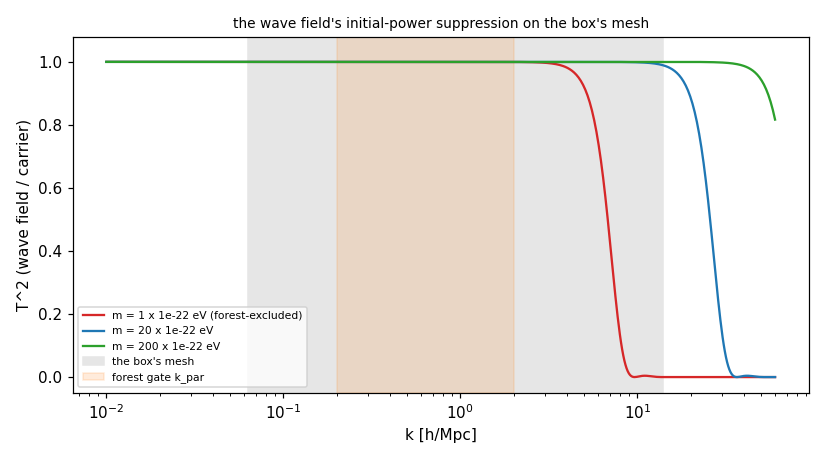

Python code for this plot:
#!/usr/bin/env python3
# -*- coding: utf-8 -*-
r"""
L382 -- THE FUZZY WAVE FIELD IN THE PARTICLE-MESH BOX: can the record's box tell a wave field (fuzzy dark matter) from the
collisionless carrier at the boson masses the Lyman-alpha forest still allows?

WHY.  L374: the minimal condensate cannot pass through itself at a stream crossing, while a linear wave field
  (Schroedinger-Poisson; fuzzy dark matter) with the same dispersion tracks the collisionless answer.  The next question is
  what the wave field does in the record's particle-mesh box (L366-L378, L373: 100 Mpc/h, 256^3 mesh, 0.39 Mpc/h cells).
  A wave field differs from collisionless dust in two ways only: (a) its initial power is suppressed below its Jeans scale
  (Hu, Barkana & Gruzinov 2000: T(k) = cos(x^3) / (1 + x^8), x = 1.61 m22^(1/18) k / k_J,eq, k_J,eq = 9 m22^(1/2) Mpc^-1,
  m22 = m / 1e-22 eV); (b) below its de Broglie length it interferes and forms solitonic cores.  Above its de Broglie length
  it moves as collisionless dust (L374's positive control), so on the mesh everything else is the box as it stands.  The
  forest bounds the boson mass from below: m >~ 2e-21 eV (Irsic et al. 2017), m >~ 2e-20 eV (Rogers & Peiris 2021).

METHOD.  On the box's own mesh (its |k| grid, its CLASS linear spectrum at z_i = 49, L362's P_lin): the wave field's change
  to the box's initial conditions -- total density variance, sigma_8, rms displacement, each |k| shell, and the one-
  dimensional power along a mesh axis on the forest gate's k_par = 0.2-2 h/Mpc -- at m22 = 1 (forest-excluded), 20 and 200
  (the two forest bounds).  The box's evolution is the same code from those initial conditions.  Sub-mesh: de Broglie
  lengths at galaxy / group / cluster speeds and solitonic core radii (Schive et al. 2014: r_c ~ 1.6 kpc / m22 x
  (M_h / 1e9 Msun)^(-1/3)) against the mesh cell and Harvey's 100 kpc aperture.
PRE-DECLARED (before any run).  H: at the forest-allowed masses (m22 = 20, 200) the wave field changes the box's initial
  total variance, sigma_8 and rms displacement by < 1% and every mesh shell and the forest-range 1D power by < 2%, and its
  sub-mesh scales (de Broglie length at group/cluster speeds, solitonic cores of 1e14-1e15 Msun halos) are < 1% of
  Harvey's aperture -- so the box and its gates cannot tell the wave field from the carrier, and L373's verdict is the wave
  field's.  Reported: at m22 = 1 the box sees it.
CHECKS
  C1 IDENTITY: the transfer is Hu-Barkana-Gruzinov's -- T(k -> 0) = 1 and the half-mode scale goes as m^(4/9) (fitted exponent
     within 0.002), with k_1/2(m22 = 1) = 4.5-4.7 Mpc^-1.
  C2 CONTROL: P_lin on the unique |k| of the mesh reproduces direct evaluation at 200 random mesh points (1e-12).
  C3 LIMIT: at m22 = 1e6 the box's initial variance changes by < 1e-8 (the collisionless limit).
  R1 = H.   W (reported) the full table and the sub-mesh scales.
MUTATE=1 sets the "allowed" masses to m22 = 0.01 (1e-24 eV): the box sees the wave field and R1 flips.
Run from the repository root:  python3 real_research/condensate_dust_2026/L382_fuzzy_field_in_the_box.py
"""
import os, sys, json, math, time
import numpy as np

HERE = os.path.dirname(os.path.abspath(__file__)); REPO = os.path.abspath(os.path.join(HERE, "..", ".."))
sys.path.insert(0, os.path.join(REPO, "real_research", "dark_sector_2026"))
import L366_triggered_carrier_cluster_retention as L6          # noqa: E402  (the box's constants and L362's Sim / P_lin)

MUTATE = os.environ.get("MUTATE", "0") == "1"
SLUG = "L382_fuzzy_field_in_the_box" + ("_MUTATE" if MUTATE else "")
T0 = time.time()
P = lambda *a: print(*a, flush=True)
CH, OUT = [], {"lane": "L382", "mutate": MUTATE, "checks": {}, "numbers": {}}
EXPECT_BLIND = True                                                # H, set before any run
L2, h, ZI, LBOX, NG, NP = L6.L2, L6.h, L6.ZI, L6.LBOX, L6.NG, L6.NP
M_EXCL, M_ALLOWED = 1.0, ((0.01, 0.01) if MUTATE else (20.0, 200.0))
HBAR_EVS, C_KMS, KPC_M, MSUN_EV = 6.582119569e-16, 299792.458, 3.0857e19, 1.115e66
CELL_KPC = LBOX / NG / h * 1e3                                      # physical kpc at z = 0


def check(name, measured, ok, reading="", load_bearing=True):
    ok = bool(ok); CH.append((name, ok, load_bearing))
    OUT["checks"][name] = {"ok": ok, "measured": str(measured), "load_bearing": load_bearing}
    P(f"  [{'PASS' if ok else 'FAIL'}] {name}"); P(f"         measured: {measured}")
    if reading: P(f"         reading:  {reading}")
    return ok


def banner(t): P("\n" + "=" * 116); P(t); P("=" * 116)


def T_fdm(k_mpc, m22):
    """Hu, Barkana & Gruzinov 2000; k in comoving Mpc^-1."""
    x = 1.61 * m22 ** (1.0 / 18.0) * np.asarray(k_mpc, float) / (9.0 * math.sqrt(m22))
    return np.cos(x ** 3) / (1.0 + x ** 8)


def k_half(m22):
    """the half-mode scale T^2 = 1/2 (Mpc^-1): the first root, by bisection on the monotone low-k branch."""
    lo, hi = 1e-6, 50.0 * m22 ** (4.0 / 9.0)
    for _ in range(200):
        mid = 0.5 * (lo + hi)
        if T_fdm(mid, m22) ** 2 > 0.5:
            lo = mid
        else:
            hi = mid
    return 0.5 * (lo + hi)


if __name__ == "__main__":
    P(__doc__.split("CHECKS")[0].strip())
    if MUTATE: P("\n  *** MUTATE=1: the 'allowed' masses are set to m22 = 0.01 -- the box must see the wave field ***")

    # ------------------------------------------------------------------------------------------ the box's mesh and spectrum
    s = L2.Sim(LBOX, NG, NP)
    K2 = np.asarray(s.K2, float).ravel()
    keep = np.ones(K2.size, bool); keep[0] = False                 # Sim sets K2[0, 0, 0] = 1 (not 0): drop the zero mode
    Kh = np.sqrt(K2[keep])                                          # h/Mpc, every mode of the box's initial conditions
    uq, inv = np.unique(np.round(K2[keep], 12), return_inverse=True)
    Pu = np.array([L2.P_lin(math.sqrt(q), ZI) for q in uq])
    Pk = Pu[inv]
    rng = np.random.default_rng(3); idx = rng.choice(Kh.size, 200, replace=False)
    dev = max(abs(Pk[i] / L2.P_lin(Kh[i], ZI) - 1) for i in idx)
    P(f"  mesh: {NG}^3 over {LBOX:.0f} Mpc/h ({CELL_KPC:.0f} kpc cells at z = 0); |k| from {Kh.min():.3f} to {Kh.max():.2f} h/Mpc "
      f"(Nyquist {math.pi * NG / LBOX:.2f}); {uq.size} distinct |k|   [{time.time() - T0:.0f}s]")

    # ------------------------------------------------------------------------------------------ C1-C3
    banner("C1-C3  THE TRANSFER, THE SPECTRUM ON THE MESH, THE COLLISIONLESS LIMIT")
    ms = np.array([1.0, 20.0, 200.0])
    kh_ = np.array([k_half(m) for m in ms])
    slope = float(np.polyfit(np.log(ms), np.log(kh_), 1)[0])
    check("C1 IDENTITY: the transfer is Hu-Barkana-Gruzinov's -- T(k -> 0) = 1, k_1/2 ~ m^(4/9) (exponent within 0.002), "
          "k_1/2(m22 = 1) in 4.5-4.7 Mpc^-1",
          f"T(1e-6) - 1 = {T_fdm(1e-6, 1.0) - 1:.1e}; exponent {slope:.4f} (4/9 = {4 / 9:.4f}); k_1/2 = "
          + ", ".join(f"{k:.2f} Mpc^-1 ({k / h:.1f} h/Mpc) at m22 = {m:g}" for m, k in zip(ms, kh_)),
          abs(T_fdm(1e-6, 1.0) - 1) < 1e-12 and abs(slope - 4 / 9) < 0.002 and 4.5 <= kh_[0] <= 4.7)
    check("C2 CONTROL: P_lin on the mesh's distinct |k| reproduces direct evaluation at 200 random modes", f"max deviation {dev:.1e}",
          dev < 1e-12)
    W8 = lambda k: 3 * (np.sin(8 * k) - 8 * k * np.cos(8 * k)) / (8 * k) ** 3

    def box_change(m22):
        T2 = T_fdm(Kh * h, m22) ** 2
        var = float(np.sum(Pk * T2) / np.sum(Pk))
        w8 = W8(Kh) ** 2
        s8 = math.sqrt(float(np.sum(Pk * T2 * w8) / np.sum(Pk * w8)))
        disp = math.sqrt(float(np.sum(Pk * T2 / Kh ** 2) / np.sum(Pk / Kh ** 2)))
        edges = np.linspace(Kh.min(), Kh.max() * (1 + 1e-9), 41)
        sh = np.digitize(Kh, edges) - 1
        shell = np.array([np.sum(Pk[sh == b] * T2[sh == b]) / max(np.sum(Pk[sh == b]), 1e-300) for b in range(40)])
        # the 1D power along a mesh axis at the forest gate's k_par: sum over the transverse modes of each k_x
        kx = np.abs(np.asarray(np.meshgrid(*(3 * [np.fft.fftfreq(NG, LBOX / NG) * 2 * np.pi]), indexing="ij")[0]).ravel()[keep])
        kp = np.unique(np.round(kx, 10)); kp = kp[(kp >= 0.2) & (kp <= 2.0)]
        p1 = np.array([np.sum((Pk * T2)[np.abs(kx - q) < 1e-8]) / np.sum(Pk[np.abs(kx - q) < 1e-8]) for q in kp])
        return dict(var=var, s8=s8, disp=disp, shell_min=float(shell.min()), shell_top=float(shell[-1]),
                    p1d_min=float(p1.min()), T2_nyq=float(T_fdm(math.pi * NG / LBOX * h, m22) ** 2),
                    T2_corner=float(T_fdm(Kh.max() * h, m22) ** 2))
    lim = box_change(1e6)
    check("C3 LIMIT: at m22 = 1e6 the box's initial variance changes by < 1e-8 (the collisionless limit)",
          f"1 - variance ratio {1 - lim['var']:.1e}", abs(1 - lim["var"]) < 1e-8)

    # ------------------------------------------------------------------------------------------ the box at each mass
    banner("THE BOX'S INITIAL CONDITIONS WITH THE WAVE FIELD (ratios to the collisionless carrier's)")
    TAB = {}
    for m in (M_EXCL,) + M_ALLOWED:
        r = box_change(m); TAB[f"{m:g}"] = r
        P(f"    m = {m:g}e-22 eV: variance {r['var']:.6f} | sigma_8 {r['s8']:.6f} | rms displacement {r['disp']:.6f} | worst shell "
          f"{r['shell_min']:.4f} | forest-range 1D power >= {r['p1d_min']:.4f} | T^2 at Nyquist {r['T2_nyq']:.4f}, at the corner {r['T2_corner']:.4f}")

    # ------------------------------------------------------------------------------------------ below the mesh
    banner("BELOW THE MESH: de Broglie lengths and solitonic cores (kpc) against the cell and Harvey's 100 kpc aperture")
    SUB = {}
    for m in (M_EXCL,) + M_ALLOWED:
        # lambda = h / (m v) = 2 pi hbar c^2 / (m c^2 v): hbar [eV s] c^2 [km^2/s^2] / (eV km/s) = km -> kpc
        lam = {v: 2 * math.pi * HBAR_EVS * (C_KMS ** 2) / (m * 1e-22 * v) / (KPC_M / 1e3) for v in (200.0, 700.0, 1200.0)}
        core = {Mh: 1.6 / m * (Mh / 1e9) ** (-1.0 / 3.0) for Mh in (1e12, 1e14, 1e15)}
        SUB[f"{m:g}"] = dict(lambda_dB_kpc={str(v): x for v, x in lam.items()}, soliton_core_kpc={f"{k:.0e}": x for k, x in core.items()})
        P(f"    m = {m:g}e-22 eV: de Broglie length {lam[200.0]:.3g} / {lam[700.0]:.3g} / {lam[1200.0]:.3g} kpc at 200 / 700 / 1200 km/s; "
          f"solitonic core {core[1e12]:.3g} / {core[1e14]:.3g} / {core[1e15]:.3g} kpc in 1e12 / 1e14 / 1e15 Msun halos; mesh cell "
          f"{CELL_KPC:.0f} kpc")

    # ------------------------------------------------------------------------------------------ R1
    banner("R1  THE HYPOTHESIS (set before any run)")
    ok = []
    for m in M_ALLOWED:
        r, sb = TAB[f"{m:g}"], SUB[f"{m:g}"]
        ok.append(abs(1 - r["var"]) < 0.01 and abs(1 - r["s8"]) < 0.01 and abs(1 - r["disp"]) < 0.01 and r["shell_min"] > 0.98
                  and r["p1d_min"] > 0.98 and sb["lambda_dB_kpc"]["700.0"] < 1.0 and sb["soliton_core_kpc"]["1e+14"] < 1.0)
    ex = TAB[f"{M_EXCL:g}"]
    check("R1 = H: at the forest-allowed masses the box cannot tell the wave field from the carrier (initial variance, sigma_8, "
          "displacement < 1%; every shell and the forest-range 1D power < 2%; de Broglie length and group cores < 1 kpc)",
          f"m22 {M_ALLOWED}: {ok}; for contrast m22 = 1 (forest-excluded): worst shell {ex['shell_min']:.3f}, T^2 at Nyquist {ex['T2_nyq']:.3f}",
          all(ok) == EXPECT_BLIND)
    check("W (reported) the table and the sub-mesh scales", "see above", True, load_bearing=False)
    OUT["numbers"].update(k_half_mpc={f"{m:g}": float(k) for m, k in zip(ms, kh_)}, box=TAB, sub_mesh=SUB, cell_kpc=CELL_KPC,
                          allowed=M_ALLOWED, excluded=M_EXCL)

    try:
        import matplotlib; matplotlib.use("Agg"); import matplotlib.pyplot as plt
        kk = np.geomspace(0.01, 60, 600)
        fig, ax = plt.subplots(figsize=(7.5, 4.2))
        for m, c in zip((M_EXCL,) + M_ALLOWED, ("C3", "C0", "C2")):
            ax.plot(kk, T_fdm(kk * h, m) ** 2, color=c, label=f"m = {m:g} x 1e-22 eV" + (" (forest-excluded)" if m == M_EXCL else ""))
        ax.axvspan(Kh.min(), Kh.max(), color="0.9", zorder=0, label="the box's mesh")
        ax.axvspan(0.2, 2.0, color="C1", alpha=0.15, zorder=0, label="forest gate k_par")
        ax.set_xscale("log"); ax.set_ylim(-0.05, 1.08); ax.set_xlabel("k [h/Mpc]"); ax.set_ylabel("T^2 (wave field / carrier)")
        ax.set_title("the wave field's initial-power suppression on the box's mesh", fontsize=9); ax.legend(fontsize=7)
        fig.tight_layout(); fig.savefig(os.path.join(HERE, SLUG + ".png"), dpi=110); P(f"  figure: {SLUG}.png")
    except Exception as e_:
        P(f"  figure skipped: {e_}")

    banner("VERDICT")
    n_fail = sum(1 for _, ok_, lb in CH if lb and not ok_)
    OUT["n_checks"], OUT["n_fail_load_bearing"] = len(CH), n_fail
    json.dump(OUT, open(os.path.join(HERE, SLUG + "_results.json"), "w"), indent=1,
              default=lambda o: o.tolist() if hasattr(o, "tolist") else str(o))
    P(f"  {sum(1 for _, ok_, _ in CH if ok_)}/{len(CH)} checks pass; load-bearing failures: {n_fail}; wrote {SLUG}_results.json   [{time.time() - T0:.0f}s]")
    P(f"rc={0 if n_fail == 0 else 1}")
    sys.exit(0 if n_fail == 0 else 1)
